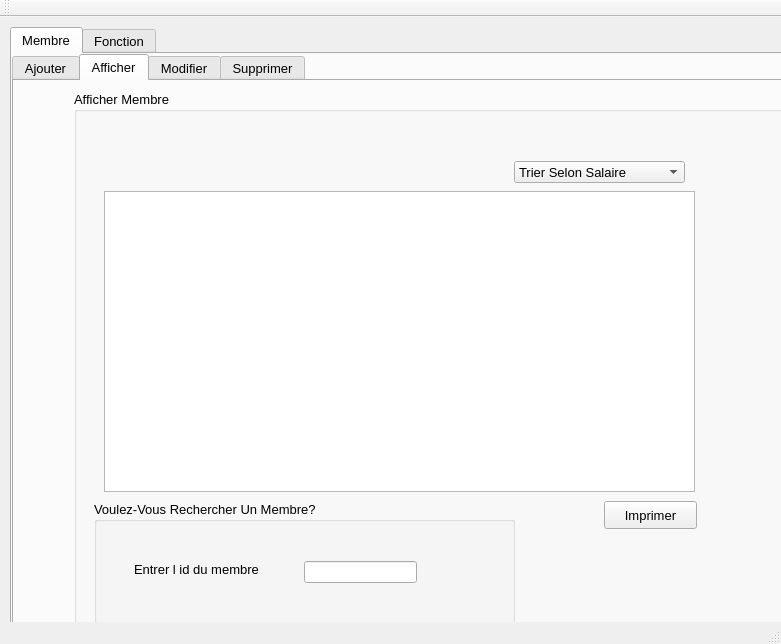
<?xml version="1.0" encoding="UTF-8"?>
<ui version="4.0">
 <class>MainWindow</class>
 <widget class="QMainWindow" name="MainWindow">
  <property name="geometry">
   <rect>
    <x>0</x>
    <y>0</y>
    <width>781</width>
    <height>644</height>
   </rect>
  </property>
  <property name="font">
   <font>
    <family>MS Serif</family>
   </font>
  </property>
  <property name="windowTitle">
   <string>Gestion des étudiants</string>
  </property>
  <widget class="QWidget" name="centralWidget">
   <widget class="QTabWidget" name="tabWidget_2">
    <property name="geometry">
     <rect>
      <x>10</x>
      <y>10</y>
      <width>961</width>
      <height>611</height>
     </rect>
    </property>
    <property name="font">
     <font>
      <family>MS Shell Dlg 2</family>
      <pointsize>10</pointsize>
     </font>
    </property>
    <property name="currentIndex">
     <number>0</number>
    </property>
    <property name="icon" stdset="0">
     <pixmap resource="Images.qrc">:/back.png</pixmap>
    </property>
    <widget class="QWidget" name="tab_4">
     <attribute name="title">
      <string>Membre</string>
     </attribute>
     <widget class="QTabWidget" name="tabWidget">
      <property name="geometry">
       <rect>
        <x>0</x>
        <y>0</y>
        <width>901</width>
        <height>661</height>
       </rect>
      </property>
      <property name="font">
       <font>
        <family>MS Shell Dlg 2</family>
        <pointsize>10</pointsize>
        <weight>50</weight>
        <bold>false</bold>
       </font>
      </property>
      <property name="styleSheet">
       <string notr="true">color:url(:/gris.jpg)</string>
      </property>
      <property name="currentIndex">
       <number>1</number>
      </property>
      <widget class="QWidget" name="tab">
       <attribute name="title">
        <string>Ajouter</string>
       </attribute>
       <widget class="QToolButton" name="toolButton">
        <property name="geometry">
         <rect>
          <x>0</x>
          <y>0</y>
          <width>27</width>
          <height>22</height>
         </rect>
        </property>
        <property name="text">
         <string>...</string>
        </property>
       </widget>
       <widget class="QGroupBox" name="groupBox_4">
        <property name="geometry">
         <rect>
          <x>110</x>
          <y>50</y>
          <width>541</width>
          <height>421</height>
         </rect>
        </property>
        <property name="font">
         <font>
          <family>MS Shell Dlg 2</family>
          <pointsize>10</pointsize>
          <weight>50</weight>
          <bold>false</bold>
         </font>
        </property>
        <property name="title">
         <string>Ajouter Un Membre</string>
        </property>
        <widget class="QLineEdit" name="lineEdit_id">
         <property name="geometry">
          <rect>
           <x>290</x>
           <y>60</y>
           <width>211</width>
           <height>20</height>
          </rect>
         </property>
        </widget>
        <widget class="QLineEdit" name="lineEdit_nom">
         <property name="geometry">
          <rect>
           <x>290</x>
           <y>100</y>
           <width>211</width>
           <height>21</height>
          </rect>
         </property>
        </widget>
        <widget class="QLabel" name="label_2">
         <property name="geometry">
          <rect>
           <x>150</x>
           <y>110</y>
           <width>47</width>
           <height>13</height>
          </rect>
         </property>
         <property name="font">
          <font>
           <family>MS Shell Dlg 2</family>
           <pointsize>10</pointsize>
           <weight>50</weight>
           <bold>false</bold>
          </font>
         </property>
         <property name="text">
          <string>Nom</string>
         </property>
        </widget>
        <widget class="QLabel" name="label">
         <property name="geometry">
          <rect>
           <x>150</x>
           <y>60</y>
           <width>91</width>
           <height>16</height>
          </rect>
         </property>
         <property name="font">
          <font>
           <pointsize>10</pointsize>
          </font>
         </property>
         <property name="text">
          <string>Identifiant</string>
         </property>
        </widget>
        <widget class="QLineEdit" name="lineEdit_prenom">
         <property name="geometry">
          <rect>
           <x>290</x>
           <y>150</y>
           <width>211</width>
           <height>20</height>
          </rect>
         </property>
        </widget>
        <widget class="QLineEdit" name="lineEdit">
         <property name="geometry">
          <rect>
           <x>290</x>
           <y>190</y>
           <width>211</width>
           <height>22</height>
          </rect>
         </property>
        </widget>
        <widget class="QLineEdit" name="lineEdit_2">
         <property name="geometry">
          <rect>
           <x>290</x>
           <y>230</y>
           <width>211</width>
           <height>22</height>
          </rect>
         </property>
        </widget>
        <widget class="QLineEdit" name="lineEdit_3">
         <property name="geometry">
          <rect>
           <x>290</x>
           <y>280</y>
           <width>211</width>
           <height>22</height>
          </rect>
         </property>
        </widget>
        <widget class="QLineEdit" name="lineEdit_4">
         <property name="geometry">
          <rect>
           <x>290</x>
           <y>320</y>
           <width>211</width>
           <height>22</height>
          </rect>
         </property>
        </widget>
        <widget class="QLabel" name="label_4">
         <property name="geometry">
          <rect>
           <x>150</x>
           <y>320</y>
           <width>56</width>
           <height>16</height>
          </rect>
         </property>
         <property name="font">
          <font>
           <family>MS Shell Dlg 2</family>
           <pointsize>10</pointsize>
           <weight>50</weight>
           <bold>false</bold>
          </font>
         </property>
         <property name="text">
          <string>Salaire</string>
         </property>
        </widget>
        <widget class="QLabel" name="label_7">
         <property name="geometry">
          <rect>
           <x>140</x>
           <y>280</y>
           <width>121</width>
           <height>16</height>
          </rect>
         </property>
         <property name="font">
          <font>
           <family>MS Shell Dlg 2</family>
           <pointsize>10</pointsize>
           <weight>50</weight>
           <bold>false</bold>
          </font>
         </property>
         <property name="text">
          <string>Numéro de Téléphone</string>
         </property>
        </widget>
        <widget class="QLabel" name="label_3">
         <property name="geometry">
          <rect>
           <x>150</x>
           <y>150</y>
           <width>81</width>
           <height>20</height>
          </rect>
         </property>
         <property name="font">
          <font>
           <family>MS Shell Dlg 2</family>
           <pointsize>10</pointsize>
           <weight>50</weight>
           <bold>false</bold>
          </font>
         </property>
         <property name="text">
          <string>Prénom</string>
         </property>
        </widget>
        <widget class="QLabel" name="label_5">
         <property name="geometry">
          <rect>
           <x>150</x>
           <y>190</y>
           <width>81</width>
           <height>20</height>
          </rect>
         </property>
         <property name="font">
          <font>
           <family>MS Shell Dlg 2</family>
           <pointsize>10</pointsize>
           <weight>50</weight>
           <bold>false</bold>
          </font>
         </property>
         <property name="text">
          <string>Adresse</string>
         </property>
        </widget>
        <widget class="QLabel" name="label_6">
         <property name="geometry">
          <rect>
           <x>150</x>
           <y>230</y>
           <width>121</width>
           <height>16</height>
          </rect>
         </property>
         <property name="font">
          <font>
           <family>MS Shell Dlg 2</family>
           <pointsize>10</pointsize>
           <weight>50</weight>
           <bold>false</bold>
          </font>
         </property>
         <property name="text">
          <string>Adresse Mail </string>
         </property>
        </widget>
        <widget class="QPushButton" name="pushButton_3">
         <property name="geometry">
          <rect>
           <x>450</x>
           <y>360</y>
           <width>81</width>
           <height>31</height>
          </rect>
         </property>
         <property name="font">
          <font>
           <family>MS Shell Dlg 2</family>
           <pointsize>10</pointsize>
           <weight>50</weight>
           <bold>false</bold>
          </font>
         </property>
         <property name="text">
          <string>Mailing</string>
         </property>
        </widget>
        <widget class="QPushButton" name="pb_ajouter">
         <property name="geometry">
          <rect>
           <x>360</x>
           <y>360</y>
           <width>81</width>
           <height>31</height>
          </rect>
         </property>
         <property name="font">
          <font>
           <family>MS Shell Dlg 2</family>
           <pointsize>10</pointsize>
           <weight>50</weight>
           <bold>false</bold>
          </font>
         </property>
         <property name="text">
          <string>Ajouter</string>
         </property>
        </widget>
       </widget>
       <widget class="QLabel" name="label_17">
        <property name="geometry">
         <rect>
          <x>-25</x>
          <y>-60</y>
          <width>791</width>
          <height>621</height>
         </rect>
        </property>
        <property name="styleSheet">
         <string notr="true">background-image: url(:/gris.jpg);</string>
        </property>
        <property name="text">
         <string/>
        </property>
       </widget>
       <zorder>label_17</zorder>
       <zorder>groupBox_4</zorder>
       <zorder>toolButton</zorder>
      </widget>
      <widget class="QWidget" name="tab_2">
       <attribute name="title">
        <string>Afficher</string>
       </attribute>
       <widget class="QGroupBox" name="groupBox_3">
        <property name="geometry">
         <rect>
          <x>60</x>
          <y>10</y>
          <width>801</width>
          <height>601</height>
         </rect>
        </property>
        <property name="font">
         <font>
          <family>MS Shell Dlg 2</family>
          <pointsize>10</pointsize>
          <weight>50</weight>
          <bold>false</bold>
         </font>
        </property>
        <property name="title">
         <string>Afficher Membre</string>
        </property>
        <widget class="QTableView" name="tabmembre">
         <property name="geometry">
          <rect>
           <x>30</x>
           <y>100</y>
           <width>591</width>
           <height>301</height>
          </rect>
         </property>
        </widget>
        <widget class="QComboBox" name="comboBox">
         <property name="geometry">
          <rect>
           <x>440</x>
           <y>70</y>
           <width>171</width>
           <height>22</height>
          </rect>
         </property>
         <property name="font">
          <font>
           <family>MS Shell Dlg 2</family>
           <pointsize>10</pointsize>
           <weight>50</weight>
           <bold>false</bold>
          </font>
         </property>
         <item>
          <property name="text">
           <string>Trier Selon Salaire</string>
          </property>
         </item>
        </widget>
        <widget class="QGroupBox" name="groupBox">
         <property name="geometry">
          <rect>
           <x>20</x>
           <y>410</y>
           <width>421</width>
           <height>131</height>
          </rect>
         </property>
         <property name="font">
          <font>
           <family>MS Shell Dlg 2</family>
           <pointsize>10</pointsize>
           <weight>50</weight>
           <bold>false</bold>
          </font>
         </property>
         <property name="title">
          <string>Voulez-Vous Rechercher Un Membre?</string>
         </property>
         <widget class="QLabel" name="label_8">
          <property name="geometry">
           <rect>
            <x>40</x>
            <y>60</y>
            <width>211</width>
            <height>16</height>
           </rect>
          </property>
          <property name="font">
           <font>
            <family>MS Shell Dlg 2</family>
            <pointsize>10</pointsize>
            <weight>50</weight>
            <bold>false</bold>
           </font>
          </property>
          <property name="text">
           <string>Entrer l id du membre</string>
          </property>
         </widget>
         <widget class="QLineEdit" name="lineEdit_5">
          <property name="geometry">
           <rect>
            <x>210</x>
            <y>60</y>
            <width>113</width>
            <height>22</height>
           </rect>
          </property>
         </widget>
        </widget>
        <widget class="QPushButton" name="pushButton_2">
         <property name="geometry">
          <rect>
           <x>530</x>
           <y>410</y>
           <width>93</width>
           <height>28</height>
          </rect>
         </property>
         <property name="font">
          <font>
           <family>MS Shell Dlg 2</family>
           <pointsize>10</pointsize>
           <weight>50</weight>
           <bold>false</bold>
          </font>
         </property>
         <property name="text">
          <string>Imprimer</string>
         </property>
        </widget>
        <zorder>groupBox</zorder>
        <zorder>tabmembre</zorder>
        <zorder>comboBox</zorder>
        <zorder>pushButton_2</zorder>
       </widget>
       <widget class="QLabel" name="label_18">
        <property name="geometry">
         <rect>
          <x>-5</x>
          <y>-5</y>
          <width>931</width>
          <height>581</height>
         </rect>
        </property>
        <property name="styleSheet">
         <string notr="true">background-image: url(:/gris.jpg);</string>
        </property>
        <property name="text">
         <string/>
        </property>
       </widget>
       <zorder>label_18</zorder>
       <zorder>groupBox_3</zorder>
      </widget>
      <widget class="QWidget" name="tab_6">
       <attribute name="title">
        <string>Modifier</string>
       </attribute>
       <widget class="QPushButton" name="pushButton">
        <property name="geometry">
         <rect>
          <x>510</x>
          <y>380</y>
          <width>81</width>
          <height>21</height>
         </rect>
        </property>
        <property name="font">
         <font>
          <family>MS Shell Dlg 2</family>
          <pointsize>10</pointsize>
          <weight>50</weight>
          <bold>false</bold>
         </font>
        </property>
        <property name="text">
         <string>Modifier</string>
        </property>
       </widget>
       <widget class="QLabel" name="label_10">
        <property name="geometry">
         <rect>
          <x>230</x>
          <y>90</y>
          <width>91</width>
          <height>16</height>
         </rect>
        </property>
        <property name="font">
         <font>
          <family>MS Shell Dlg 2</family>
          <pointsize>10</pointsize>
          <weight>50</weight>
          <bold>false</bold>
         </font>
        </property>
        <property name="text">
         <string>Identifiant</string>
        </property>
       </widget>
       <widget class="QLabel" name="label_11">
        <property name="geometry">
         <rect>
          <x>240</x>
          <y>130</y>
          <width>91</width>
          <height>16</height>
         </rect>
        </property>
        <property name="font">
         <font>
          <family>MS Shell Dlg 2</family>
          <pointsize>10</pointsize>
          <weight>50</weight>
          <bold>false</bold>
         </font>
        </property>
        <property name="text">
         <string>Nom</string>
        </property>
       </widget>
       <widget class="QLabel" name="label_12">
        <property name="geometry">
         <rect>
          <x>240</x>
          <y>170</y>
          <width>91</width>
          <height>16</height>
         </rect>
        </property>
        <property name="font">
         <font>
          <family>MS Shell Dlg 2</family>
          <pointsize>10</pointsize>
          <weight>50</weight>
          <bold>false</bold>
         </font>
        </property>
        <property name="text">
         <string>Prénom</string>
        </property>
       </widget>
       <widget class="QLabel" name="label_13">
        <property name="geometry">
         <rect>
          <x>240</x>
          <y>290</y>
          <width>131</width>
          <height>16</height>
         </rect>
        </property>
        <property name="font">
         <font>
          <family>MS Shell Dlg 2</family>
          <pointsize>10</pointsize>
          <weight>50</weight>
          <bold>false</bold>
         </font>
        </property>
        <property name="text">
         <string>Numéro de Téléphone</string>
        </property>
       </widget>
       <widget class="QLabel" name="label_14">
        <property name="geometry">
         <rect>
          <x>240</x>
          <y>210</y>
          <width>91</width>
          <height>16</height>
         </rect>
        </property>
        <property name="font">
         <font>
          <family>MS Shell Dlg 2</family>
          <pointsize>10</pointsize>
          <weight>50</weight>
          <bold>false</bold>
         </font>
        </property>
        <property name="text">
         <string>Adresse</string>
        </property>
       </widget>
       <widget class="QLabel" name="label_15">
        <property name="geometry">
         <rect>
          <x>240</x>
          <y>250</y>
          <width>91</width>
          <height>16</height>
         </rect>
        </property>
        <property name="font">
         <font>
          <family>MS Shell Dlg 2</family>
          <pointsize>10</pointsize>
          <weight>50</weight>
          <bold>false</bold>
         </font>
        </property>
        <property name="text">
         <string>Adresse Mail</string>
        </property>
       </widget>
       <widget class="QLabel" name="label_16">
        <property name="geometry">
         <rect>
          <x>250</x>
          <y>340</y>
          <width>91</width>
          <height>16</height>
         </rect>
        </property>
        <property name="font">
         <font>
          <family>MS Shell Dlg 2</family>
          <pointsize>10</pointsize>
          <weight>50</weight>
          <bold>false</bold>
         </font>
        </property>
        <property name="text">
         <string>Salaire</string>
        </property>
       </widget>
       <widget class="QLineEdit" name="lineEdit_6">
        <property name="geometry">
         <rect>
          <x>400</x>
          <y>90</y>
          <width>181</width>
          <height>22</height>
         </rect>
        </property>
       </widget>
       <widget class="QLineEdit" name="lineEdit_7">
        <property name="geometry">
         <rect>
          <x>400</x>
          <y>130</y>
          <width>181</width>
          <height>22</height>
         </rect>
        </property>
       </widget>
       <widget class="QLineEdit" name="lineEdit_8">
        <property name="geometry">
         <rect>
          <x>400</x>
          <y>170</y>
          <width>181</width>
          <height>22</height>
         </rect>
        </property>
       </widget>
       <widget class="QLineEdit" name="lineEdit_9">
        <property name="geometry">
         <rect>
          <x>400</x>
          <y>210</y>
          <width>181</width>
          <height>22</height>
         </rect>
        </property>
       </widget>
       <widget class="QLineEdit" name="lineEdit_10">
        <property name="geometry">
         <rect>
          <x>400</x>
          <y>250</y>
          <width>181</width>
          <height>22</height>
         </rect>
        </property>
       </widget>
       <widget class="QLineEdit" name="lineEdit_11">
        <property name="geometry">
         <rect>
          <x>400</x>
          <y>290</y>
          <width>181</width>
          <height>22</height>
         </rect>
        </property>
       </widget>
       <widget class="QLineEdit" name="lineEdit_12">
        <property name="geometry">
         <rect>
          <x>400</x>
          <y>330</y>
          <width>181</width>
          <height>22</height>
         </rect>
        </property>
       </widget>
       <widget class="QLabel" name="label_19">
        <property name="geometry">
         <rect>
          <x>-70</x>
          <y>-20</y>
          <width>1131</width>
          <height>621</height>
         </rect>
        </property>
        <property name="styleSheet">
         <string notr="true">background-image: url(:/gris.jpg);</string>
        </property>
        <property name="text">
         <string/>
        </property>
       </widget>
       <widget class="QGroupBox" name="groupBox_2">
        <property name="geometry">
         <rect>
          <x>170</x>
          <y>50</y>
          <width>451</width>
          <height>371</height>
         </rect>
        </property>
        <property name="font">
         <font>
          <pointsize>10</pointsize>
         </font>
        </property>
        <property name="title">
         <string>Modifier un Membre</string>
        </property>
       </widget>
       <zorder>label_19</zorder>
       <zorder>groupBox_2</zorder>
       <zorder>pushButton</zorder>
       <zorder>label_10</zorder>
       <zorder>label_11</zorder>
       <zorder>label_12</zorder>
       <zorder>label_13</zorder>
       <zorder>label_14</zorder>
       <zorder>label_15</zorder>
       <zorder>label_16</zorder>
       <zorder>lineEdit_6</zorder>
       <zorder>lineEdit_7</zorder>
       <zorder>lineEdit_8</zorder>
       <zorder>lineEdit_9</zorder>
       <zorder>lineEdit_10</zorder>
       <zorder>lineEdit_11</zorder>
       <zorder>lineEdit_12</zorder>
      </widget>
      <widget class="QWidget" name="tab_3">
       <attribute name="title">
        <string>Supprimer</string>
       </attribute>
       <widget class="QGroupBox" name="groupBox_5">
        <property name="geometry">
         <rect>
          <x>150</x>
          <y>120</y>
          <width>391</width>
          <height>161</height>
         </rect>
        </property>
        <property name="font">
         <font>
          <family>MS Shell Dlg 2</family>
          <pointsize>10</pointsize>
          <weight>50</weight>
          <bold>false</bold>
         </font>
        </property>
        <property name="title">
         <string>Entrer l'id du Membre Pour Le Supprimer</string>
        </property>
        <widget class="QPushButton" name="pb_supprimer_3">
         <property name="geometry">
          <rect>
           <x>290</x>
           <y>80</y>
           <width>81</width>
           <height>23</height>
          </rect>
         </property>
         <property name="font">
          <font>
           <family>MS Shell Dlg 2</family>
           <pointsize>10</pointsize>
           <weight>50</weight>
           <bold>false</bold>
          </font>
         </property>
         <property name="text">
          <string>Supprimer</string>
         </property>
        </widget>
        <widget class="QLineEdit" name="lineEdit_id_2">
         <property name="geometry">
          <rect>
           <x>160</x>
           <y>80</y>
           <width>113</width>
           <height>20</height>
          </rect>
         </property>
        </widget>
        <widget class="QLabel" name="label_9">
         <property name="geometry">
          <rect>
           <x>50</x>
           <y>80</y>
           <width>91</width>
           <height>16</height>
          </rect>
         </property>
         <property name="font">
          <font>
           <family>MS Shell Dlg 2</family>
           <pointsize>10</pointsize>
           <weight>50</weight>
           <bold>false</bold>
          </font>
         </property>
         <property name="text">
          <string>Identifiant</string>
         </property>
        </widget>
       </widget>
       <widget class="QLabel" name="label_20">
        <property name="geometry">
         <rect>
          <x>-110</x>
          <y>-70</y>
          <width>1171</width>
          <height>661</height>
         </rect>
        </property>
        <property name="styleSheet">
         <string notr="true">background-image: url(:/gris.jpg);</string>
        </property>
        <property name="text">
         <string/>
        </property>
       </widget>
       <zorder>label_20</zorder>
       <zorder>groupBox_5</zorder>
      </widget>
     </widget>
    </widget>
    <widget class="QWidget" name="tab_5">
     <attribute name="title">
      <string>Fonction</string>
     </attribute>
     <widget class="QTabWidget" name="tabWidget_3">
      <property name="geometry">
       <rect>
        <x>0</x>
        <y>0</y>
        <width>801</width>
        <height>551</height>
       </rect>
      </property>
      <property name="font">
       <font>
        <family>MS Shell Dlg 2</family>
        <pointsize>10</pointsize>
       </font>
      </property>
      <property name="currentIndex">
       <number>1</number>
      </property>
      <widget class="QWidget" name="tab_7">
       <attribute name="title">
        <string>Ajouter</string>
       </attribute>
       <widget class="QLabel" name="label_21">
        <property name="geometry">
         <rect>
          <x>-40</x>
          <y>-10</y>
          <width>841</width>
          <height>621</height>
         </rect>
        </property>
        <property name="styleSheet">
         <string notr="true">background-image: url(:/gris.jpg);</string>
        </property>
        <property name="text">
         <string/>
        </property>
       </widget>
       <widget class="QGroupBox" name="groupBox_6">
        <property name="geometry">
         <rect>
          <x>80</x>
          <y>60</y>
          <width>541</width>
          <height>361</height>
         </rect>
        </property>
        <property name="title">
         <string>Ajouter Une Fonction</string>
        </property>
        <widget class="QLabel" name="label_22">
         <property name="geometry">
          <rect>
           <x>150</x>
           <y>110</y>
           <width>101</width>
           <height>16</height>
          </rect>
         </property>
         <property name="text">
          <string>Département</string>
         </property>
        </widget>
        <widget class="QLabel" name="label_23">
         <property name="geometry">
          <rect>
           <x>150</x>
           <y>60</y>
           <width>81</width>
           <height>16</height>
          </rect>
         </property>
         <property name="text">
          <string>Identifiant</string>
         </property>
        </widget>
        <widget class="QLabel" name="label_26">
         <property name="geometry">
          <rect>
           <x>150</x>
           <y>150</y>
           <width>81</width>
           <height>20</height>
          </rect>
         </property>
         <property name="text">
          <string>Direction</string>
         </property>
        </widget>
        <widget class="QLabel" name="label_27">
         <property name="geometry">
          <rect>
           <x>150</x>
           <y>190</y>
           <width>81</width>
           <height>20</height>
          </rect>
         </property>
         <property name="text">
          <string>Service</string>
         </property>
        </widget>
        <widget class="QLabel" name="label_28">
         <property name="geometry">
          <rect>
           <x>150</x>
           <y>230</y>
           <width>121</width>
           <height>16</height>
          </rect>
         </property>
         <property name="text">
          <string>Poste</string>
         </property>
        </widget>
        <widget class="QLineEdit" name="lineEdit_15">
         <property name="geometry">
          <rect>
           <x>290</x>
           <y>60</y>
           <width>211</width>
           <height>22</height>
          </rect>
         </property>
        </widget>
        <widget class="QLineEdit" name="lineEdit_16">
         <property name="geometry">
          <rect>
           <x>290</x>
           <y>110</y>
           <width>211</width>
           <height>22</height>
          </rect>
         </property>
        </widget>
        <widget class="QLineEdit" name="lineEdit_17">
         <property name="geometry">
          <rect>
           <x>290</x>
           <y>150</y>
           <width>211</width>
           <height>22</height>
          </rect>
         </property>
        </widget>
        <widget class="QLineEdit" name="lineEdit_18">
         <property name="geometry">
          <rect>
           <x>290</x>
           <y>190</y>
           <width>211</width>
           <height>22</height>
          </rect>
         </property>
        </widget>
        <widget class="QLineEdit" name="lineEdit_13">
         <property name="geometry">
          <rect>
           <x>290</x>
           <y>230</y>
           <width>211</width>
           <height>22</height>
          </rect>
         </property>
        </widget>
        <widget class="QPushButton" name="pushButton_5">
         <property name="geometry">
          <rect>
           <x>360</x>
           <y>300</y>
           <width>81</width>
           <height>28</height>
          </rect>
         </property>
         <property name="text">
          <string>Ajouter</string>
         </property>
        </widget>
        <widget class="QPushButton" name="pushButton_6">
         <property name="geometry">
          <rect>
           <x>440</x>
           <y>300</y>
           <width>81</width>
           <height>28</height>
          </rect>
         </property>
         <property name="text">
          <string>Mailing</string>
         </property>
        </widget>
       </widget>
      </widget>
      <widget class="QWidget" name="tab_8">
       <attribute name="title">
        <string>Afficher</string>
       </attribute>
       <widget class="QGroupBox" name="groupBox_7">
        <property name="geometry">
         <rect>
          <x>0</x>
          <y>10</y>
          <width>801</width>
          <height>591</height>
         </rect>
        </property>
        <property name="title">
         <string>Afficher Fonction</string>
        </property>
        <widget class="QComboBox" name="comboBox_2">
         <property name="geometry">
          <rect>
           <x>440</x>
           <y>70</y>
           <width>171</width>
           <height>22</height>
          </rect>
         </property>
         <item>
          <property name="text">
           <string>Trier Selon Poste</string>
          </property>
         </item>
        </widget>
        <widget class="QGroupBox" name="groupBox_8">
         <property name="geometry">
          <rect>
           <x>30</x>
           <y>410</y>
           <width>421</width>
           <height>141</height>
          </rect>
         </property>
         <property name="title">
          <string>Voulez-Vous Rechercher Un Poste?</string>
         </property>
         <widget class="QLabel" name="label_24">
          <property name="geometry">
           <rect>
            <x>40</x>
            <y>60</y>
            <width>211</width>
            <height>16</height>
           </rect>
          </property>
          <property name="text">
           <string>Entrer le poste</string>
          </property>
         </widget>
         <widget class="QLineEdit" name="lineEdit_19">
          <property name="geometry">
           <rect>
            <x>210</x>
            <y>60</y>
            <width>113</width>
            <height>22</height>
           </rect>
          </property>
         </widget>
        </widget>
        <widget class="QPushButton" name="pushButton_7">
         <property name="geometry">
          <rect>
           <x>530</x>
           <y>410</y>
           <width>93</width>
           <height>28</height>
          </rect>
         </property>
         <property name="text">
          <string>Imprimer</string>
         </property>
        </widget>
        <widget class="QTableView" name="tableView">
         <property name="geometry">
          <rect>
           <x>30</x>
           <y>100</y>
           <width>591</width>
           <height>301</height>
          </rect>
         </property>
        </widget>
       </widget>
       <widget class="QLabel" name="label_36">
        <property name="geometry">
         <rect>
          <x>-235</x>
          <y>0</y>
          <width>1121</width>
          <height>681</height>
         </rect>
        </property>
        <property name="styleSheet">
         <string notr="true">background-image:url(:/gris.jpg)</string>
        </property>
        <property name="text">
         <string/>
        </property>
       </widget>
       <zorder>label_36</zorder>
       <zorder>groupBox_7</zorder>
      </widget>
      <widget class="QWidget" name="tab_9">
       <attribute name="title">
        <string>Modifier</string>
       </attribute>
       <widget class="QGroupBox" name="groupBox_9">
        <property name="geometry">
         <rect>
          <x>100</x>
          <y>50</y>
          <width>521</width>
          <height>361</height>
         </rect>
        </property>
        <property name="title">
         <string>Modifier Une Fonction</string>
        </property>
        <widget class="QLabel" name="label_25">
         <property name="geometry">
          <rect>
           <x>150</x>
           <y>110</y>
           <width>101</width>
           <height>16</height>
          </rect>
         </property>
         <property name="text">
          <string>Département</string>
         </property>
        </widget>
        <widget class="QLabel" name="label_29">
         <property name="geometry">
          <rect>
           <x>150</x>
           <y>60</y>
           <width>101</width>
           <height>16</height>
          </rect>
         </property>
         <property name="text">
          <string>Identifiant</string>
         </property>
        </widget>
        <widget class="QLabel" name="label_30">
         <property name="geometry">
          <rect>
           <x>150</x>
           <y>150</y>
           <width>81</width>
           <height>20</height>
          </rect>
         </property>
         <property name="text">
          <string>Direction</string>
         </property>
        </widget>
        <widget class="QLabel" name="label_31">
         <property name="geometry">
          <rect>
           <x>150</x>
           <y>190</y>
           <width>81</width>
           <height>20</height>
          </rect>
         </property>
         <property name="text">
          <string>Service</string>
         </property>
        </widget>
        <widget class="QLabel" name="label_32">
         <property name="geometry">
          <rect>
           <x>150</x>
           <y>230</y>
           <width>121</width>
           <height>16</height>
          </rect>
         </property>
         <property name="text">
          <string>Poste</string>
         </property>
        </widget>
        <widget class="QLineEdit" name="lineEdit_24">
         <property name="geometry">
          <rect>
           <x>290</x>
           <y>60</y>
           <width>211</width>
           <height>22</height>
          </rect>
         </property>
        </widget>
        <widget class="QLineEdit" name="lineEdit_20">
         <property name="geometry">
          <rect>
           <x>290</x>
           <y>110</y>
           <width>211</width>
           <height>22</height>
          </rect>
         </property>
        </widget>
        <widget class="QLineEdit" name="lineEdit_25">
         <property name="geometry">
          <rect>
           <x>290</x>
           <y>150</y>
           <width>211</width>
           <height>22</height>
          </rect>
         </property>
        </widget>
        <widget class="QLineEdit" name="lineEdit_26">
         <property name="geometry">
          <rect>
           <x>290</x>
           <y>190</y>
           <width>211</width>
           <height>22</height>
          </rect>
         </property>
        </widget>
        <widget class="QLineEdit" name="lineEdit_27">
         <property name="geometry">
          <rect>
           <x>290</x>
           <y>230</y>
           <width>211</width>
           <height>22</height>
          </rect>
         </property>
        </widget>
        <widget class="QPushButton" name="pushButton_8">
         <property name="geometry">
          <rect>
           <x>400</x>
           <y>290</y>
           <width>93</width>
           <height>28</height>
          </rect>
         </property>
         <property name="text">
          <string>Modifier</string>
         </property>
        </widget>
       </widget>
       <widget class="QLabel" name="label_33">
        <property name="geometry">
         <rect>
          <x>0</x>
          <y>0</y>
          <width>861</width>
          <height>611</height>
         </rect>
        </property>
        <property name="styleSheet">
         <string notr="true">background-image:url(:/gris.jpg)</string>
        </property>
        <property name="text">
         <string/>
        </property>
       </widget>
       <zorder>label_33</zorder>
       <zorder>groupBox_9</zorder>
      </widget>
      <widget class="QWidget" name="tab_10">
       <attribute name="title">
        <string>Supprimer</string>
       </attribute>
       <widget class="QLabel" name="label_34">
        <property name="geometry">
         <rect>
          <x>-180</x>
          <y>-40</y>
          <width>931</width>
          <height>671</height>
         </rect>
        </property>
        <property name="styleSheet">
         <string notr="true">background-image:url(:/gris.jpg)</string>
        </property>
        <property name="text">
         <string/>
        </property>
       </widget>
       <widget class="QGroupBox" name="groupBox_10">
        <property name="geometry">
         <rect>
          <x>180</x>
          <y>120</y>
          <width>391</width>
          <height>161</height>
         </rect>
        </property>
        <property name="title">
         <string>Entrer l'id Pour Le Supprimer</string>
        </property>
        <widget class="QLabel" name="label_35">
         <property name="geometry">
          <rect>
           <x>50</x>
           <y>80</y>
           <width>91</width>
           <height>16</height>
          </rect>
         </property>
         <property name="text">
          <string>ID</string>
         </property>
        </widget>
        <widget class="QLineEdit" name="lineEdit_14">
         <property name="geometry">
          <rect>
           <x>122</x>
           <y>80</y>
           <width>141</width>
           <height>22</height>
          </rect>
         </property>
        </widget>
        <widget class="QPushButton" name="pushButton_4">
         <property name="geometry">
          <rect>
           <x>290</x>
           <y>80</y>
           <width>93</width>
           <height>28</height>
          </rect>
         </property>
         <property name="text">
          <string>Supprimer</string>
         </property>
        </widget>
       </widget>
      </widget>
     </widget>
    </widget>
   </widget>
  </widget>
  <widget class="QMenuBar" name="menuBar">
   <property name="geometry">
    <rect>
     <x>0</x>
     <y>0</y>
     <width>781</width>
     <height>26</height>
    </rect>
   </property>
  </widget>
  <widget class="QToolBar" name="mainToolBar">
   <attribute name="toolBarArea">
    <enum>TopToolBarArea</enum>
   </attribute>
   <attribute name="toolBarBreak">
    <bool>false</bool>
   </attribute>
  </widget>
  <widget class="QStatusBar" name="statusBar"/>
 </widget>
 <layoutdefault spacing="6" margin="11"/>
 <resources>
  <include location="Images.qrc"/>
 </resources>
 <connections/>
</ui>
